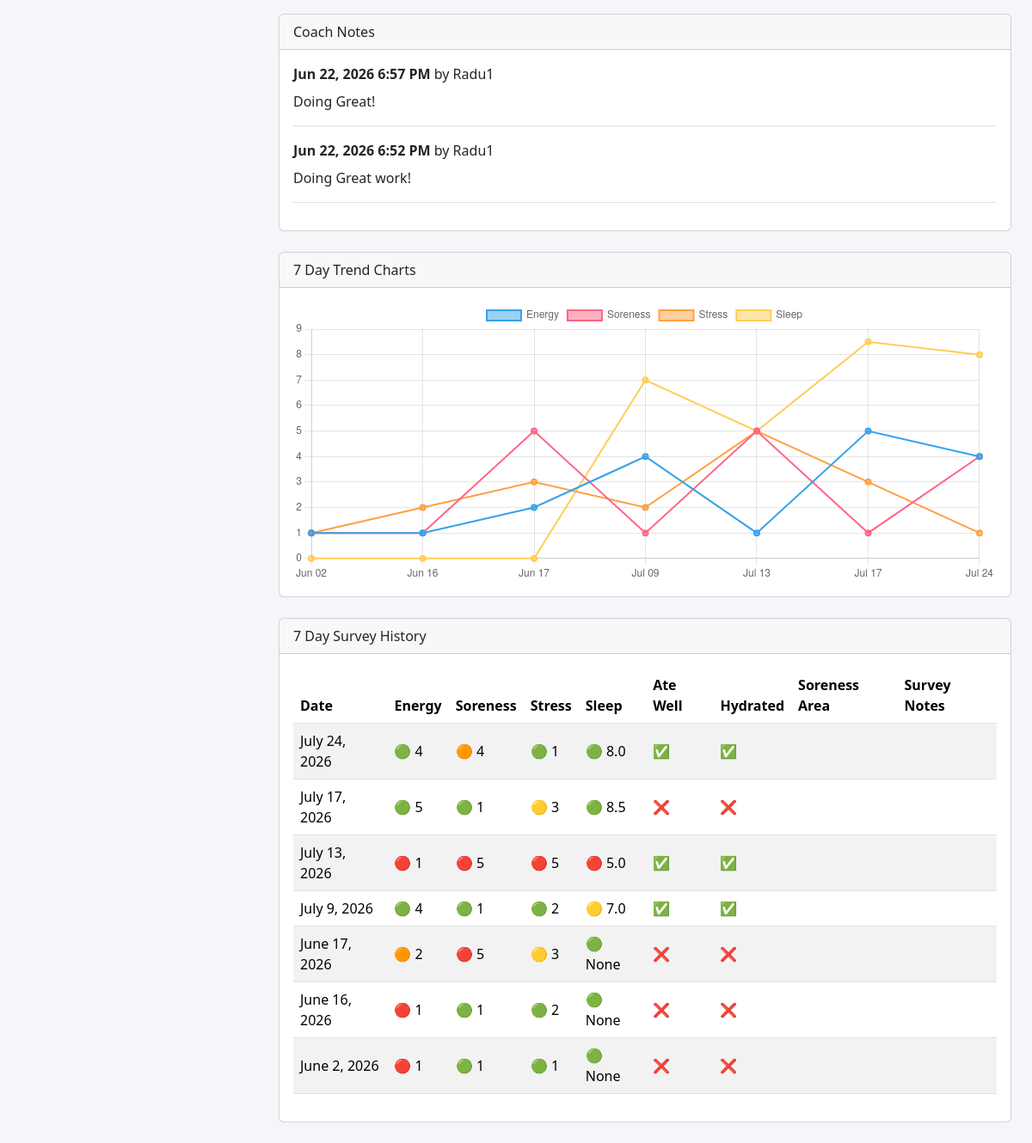
Before: /coaches/athlete/7/ (signed in, lower part) with the older database file.
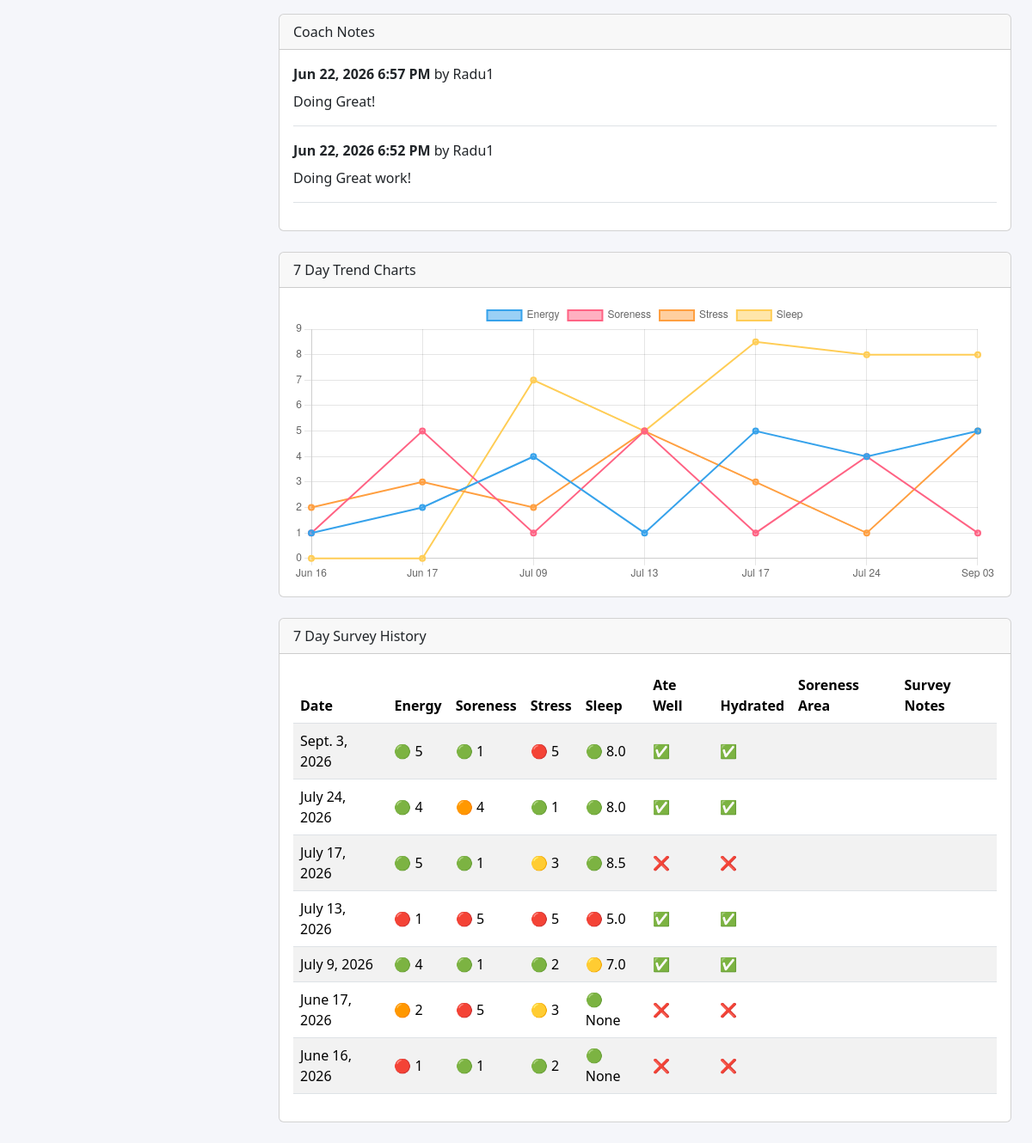
After: the same page with the newer database file.
### coaches/models.py (models this page shows, shortened)
class CoachNote(models.Model):
    athlete = models.ForeignKey(
        settings.AUTH_USER_MODEL,
        on_delete=models.CASCADE,
        related_name='coach_notes'
    )
    coach = models.ForeignKey(
        settings.AUTH_USER_MODEL,
        on_delete=models.CASCADE,
        related_name='notes_written'
    )
    note = models.TextField()
    created_at = models.DateTimeField(
        auto_now_add=True
    )
    class Meta:
        ordering = [
            '-created_at'
        ]

### accounts/models.py (models this page shows, shortened)
class User(AbstractUser):
    ROLE_CHOICES = [
        ('admin', 'Platform Admin'),
        ('director', 'Gym Director'),
        ('head_coach', 'Head Coach'),
        ('coach', 'Coach'),
        ('athlete', 'Athlete'),
        ('parent', 'Parent'),
    ]
    role = models.CharField(
        max_length=20,
        choices=ROLE_CHOICES
    )

### surveys/models.py (models this page shows, shortened)
class DailySurvey(models.Model):
    athlete = models.ForeignKey(
        settings.AUTH_USER_MODEL,
        on_delete=models.CASCADE,
        related_name='daily_surveys'
    )
    survey_date = models.DateField()
    SCORE_CHOICES = [
        (1, '1 - Very Low'),
        (2, '2 - Low'),
        (3, '3 - Okay'),
        (4, '4 - Good'),
        (5, '5 - Great'),
    ]
    energy = models.PositiveSmallIntegerField(choices=SCORE_CHOICES, default=3)
    soreness = models.PositiveSmallIntegerField(choices=SCORE_CHOICES, default=3)
    stress = models.PositiveSmallIntegerField(choices=SCORE_CHOICES, default=3)
    sleep_hours = models.DecimalField(max_digits=4, decimal_places=1, null=True, blank=True)
    ate_well = models.BooleanField(default=False)
    hydrated = models.BooleanField(default=False)
    soreness_area = models.CharField(max_length=100, blank=True)
    notes = models.TextField(blank=True)
    created_at = models.DateTimeField(auto_now_add=True)
    class Meta:
        unique_together = ('athlete', 'survey_date')
        ordering = ['-survey_date', '-created_at']

### coaches/views.py (the view, shortened to what this page needs)
# urls.py: path('athlete/<int:athlete_id>/', athlete_detail, name='athlete_detail'),
@login_required
def athlete_detail(request, athlete_id):
    if request.user.role not in ['coach', 'head_coach']:
        return render(request, 'coaches/not_allowed.html', {
            'role': request.user.role,
            'username': request.user.username,
        })
    if request.user.role == 'head_coach':
        assignment = CoachAthleteAssignment.objects.filter(
            athlete_id=athlete_id
        ).select_related('athlete', 'coach').first()
    else:
        assignment = CoachAthleteAssignment.objects.filter(
            coach=request.user,
            athlete_id=athlete_id
        ).select_related('athlete', 'coach').first()
    if not assignment:
        return render(request, 'coaches/not_allowed.html', {
            'role': request.user.role,
            'username': request.user.username,
        })
    athlete = assignment.athlete
    athlete_profile = AthleteProfile.objects.filter(
        user=athlete
    ).first()
    surveys = DailySurvey.objects.filter(
        athlete=athlete
    ).order_by('-survey_date')[:7]
    chart_surveys = list(reversed(surveys))
    chart_labels = [survey.survey_date.strftime("%b %d") for survey in chart_surveys]
    energy_data = [survey.energy for survey in chart_surveys]
    soreness_data = [survey.soreness for survey in chart_surveys]
    stress_data = [survey.stress for survey in chart_surveys]
    sleep_data = [
        float(survey.sleep_hours) if survey.sleep_hours is not None else 0
        for survey in chart_surveys
    ]
    notes = CoachNote.objects.filter(
        athlete=athlete
    ).select_related('coach')[:10]
    attendance_records = AttendanceRecord.objects.filter(
        athlete=athlete
    ).order_by('-attendance_date')[:10]
    attendance_total = AttendanceRecord.objects.filter(
        athlete=athlete
    ).count()
    attendance_present = AttendanceRecord.objects.filter(
        athlete=athlete,
        status='present'
    ).count()
    attendance_late = AttendanceRecord.objects.filter(
        athlete=athlete,
        status='late'
    ).count()
    attendance_absent = AttendanceRecord.objects.filter(
        athlete=athlete,
        status='absent'
    ).count()
    attendance_excused = AttendanceRecord.objects.filter(
        athlete=athlete,
        status='excused'
    ).count()
    if attendance_total > 0:
        attendance_rate = round(((attendance_present + attendance_late) / attendance_total) * 100)
    else:
        attendance_rate = 0
    athlete_skills = AthleteSkill.objects.filter(
        athlete=athlete
    ).select_related('skill', 'coach')
    skills_by_event = {
        'vault': [],
        'bars': [],
        'beam': [],
        'floor': [],
        'strength': [],
        'flexibility': [],
    }
    for athlete_skill in athlete_skills:
        skills_by_event[athlete_skill.skill.event].append(athlete_skill)
    athlete_videos = AthleteVideo.objects.filter(
        athlete=athlete
    ).select_related('skill', 'uploaded_by')
    videos_by_event = {
        'vault': [],
        'bars': [],
        'beam': [],
        'floor': [],
        'strength': [],
        'flexibility': [],
        'other': [],
    }
    for video in athlete_videos:
        videos_by_event[video.event].append(video)
    return render(request, 'coaches/athlete_detail.html', {
        'athlete': athlete,
        'athlete_profile': athlete_profile,
        'coach': assignment.coach,
        'surveys': surveys,
        'notes': notes,
        'chart_labels': chart_labels,
        'energy_data': energy_data,
        'soreness_data': soreness_data,
        'stress_data': stress_data,
        'sleep_data': sleep_data,
        'attendance_records': attendance_records,
        'attendance_total': attendance_total,
        'attendance_present': attendance_present,
        'attendance_late': attendance_late,
        'attendance_absent': attendance_absent,
        'attendance_excused': attendance_excused,
        'attendance_rate': attendance_rate,
        'skills_by_event': skills_by_event,
        'videos_by_event': videos_by_event,
    })

### communications/models.py (called while the page is built)
    def unread_count(self):
        messages = self.conversation.messages.exclude(
            sender=self.user
        )
        if self.last_read_at:
            messages = messages.filter(
                created_at__gt=self.last_read_at
            )
        return messages.count()

### coaches/templates/coaches/athlete_detail.html (shortened to what this page needs)
{% extends "base.html" %}
{% block content %}
<div class="card mb-4">
    <div class="card-header">Coach Notes</div>
    <div class="card-body">
        {% if notes %}
            {% for note in notes %}
                <div class="border-bottom pb-3 mb-3">
                    <strong>{{ note.created_at|date:"M d, Y g:i A" }}</strong>
                    by {{ note.coach.username }}
                    <p class="mb-0 mt-2">{{ note.note }}</p>
                </div>
            {% endfor %}
        {% else %}
            <p class="mb-0">No coach notes yet.</p>
        {% endif %}
    </div>
</div>
<div class="card mb-4">
    <div class="card-header">7 Day Trend Charts</div>
    <div class="card-body">
        {% if surveys %}
            <canvas id="wellnessChart" height="120"></canvas>
        {% else %}
            <p class="mb-0">No surveys found for this athlete.</p>
        {% endif %}
    </div>
</div>
{% if surveys %}
<div class="card">
    <div class="card-header">7 Day Survey History</div>
    <div class="card-body">
        <div class="table-responsive">
            <table class="table table-striped align-middle">
                <thead>
                    <tr>
                        <th>Date</th>
                        <th>Energy</th>
                        <th>Soreness</th>
                        <th>Stress</th>
                        <th>Sleep</th>
                        <th>Ate Well</th>
                        <th>Hydrated</th>
                        <th>Soreness Area</th>
                        <th>Survey Notes</th>
                    </tr>
                </thead>
                <tbody>
                    {% for survey in surveys %}
                    <tr>
                        <td>{{ survey.survey_date }}</td>
                        <td>{% if survey.energy == 1 %}🔴{% elif survey.energy == 2 %}🟠{% elif survey.energy == 3 %}🟡{% else %}🟢{% endif %} {{ survey.energy }}</td>
                        <td>{% if survey.soreness == 5 %}🔴{% elif survey.soreness == 4 %}🟠{% elif survey.soreness == 3 %}🟡{% else %}🟢{% endif %} {{ survey.soreness }}</td>
                        <td>{% if survey.stress == 5 %}🔴{% elif survey.stress == 4 %}🟠{% elif survey.stress == 3 %}🟡{% else %}🟢{% endif %} {{ survey.stress }}</td>
                        <td>{% if survey.sleep_hours < 6 %}🔴{% elif survey.sleep_hours < 7 %}🟠{% elif survey.sleep_hours < 8 %}🟡{% else %}🟢{% endif %} {{ survey.sleep_hours }}</td>
                        <td>{% if survey.ate_well %}✅{% else %}❌{% endif %}</td>
                        <td>{% if survey.hydrated %}✅{% else %}❌{% endif %}</td>
                        <td>{{ survey.soreness_area }}</td>
                        <td>{{ survey.notes }}</td>
                    </tr>
                    {% endfor %}
                </tbody>
            </table>
        </div>
    </div>
</div>
<script>
    const labels = {{ chart_labels|safe }};
    const data = {
        labels: labels,
        datasets: [
            {
                label: 'Energy',
                data: {{ energy_data|safe }},
                borderWidth: 2
            },
            {
                label: 'Soreness',
                data: {{ soreness_data|safe }},
                borderWidth: 2
            },
            {
                label: 'Stress',
                data: {{ stress_data|safe }},
                borderWidth: 2
            },
            {
                label: 'Sleep',
                data: {{ sleep_data|safe }},
                borderWidth: 2
            }
        ]
    };
    new Chart(
        document.getElementById('wellnessChart'),
        {
            type: 'line',
            data: data,
            options: {
                responsive: true,
                scales: {
                    y: {
                        beginAtZero: true
                    }
                }
            }
        }
    );
</script>
{% endif %}
{% endblock %}

Changed rows visible on the page:
no longer on this page (row unchanged): DailySurvey: survey_date "June 2, 2026", energy "1", soreness "1", stress "1", sleep_hours "None"
added DailySurvey: survey_date "Sept. 3, 2026", energy "5", soreness "1", stress "5", sleep_hours "8.0"
Other visible differences:
chart data {{ energy_data|safe }}: [1, 1, 2, 4, 1, 5, 4] → [1, 2, 4, 1, 5, 4, 5]
chart data {{ soreness_data|safe }}: [1, 1, 5, 1, 5, 1, 4] → [1, 5, 1, 5, 1, 4, 1]
chart data {{ stress_data|safe }}: [1, 2, 3, 2, 5, 3, 1] → [2, 3, 2, 5, 3, 1, 5]
chart data {{ sleep_data|safe }}: [0, 0, 0, 7.0, 5.0, 8.5, 8.0] → [0, 0, 7.0, 5.0, 8.5, 8.0, 8.0]
